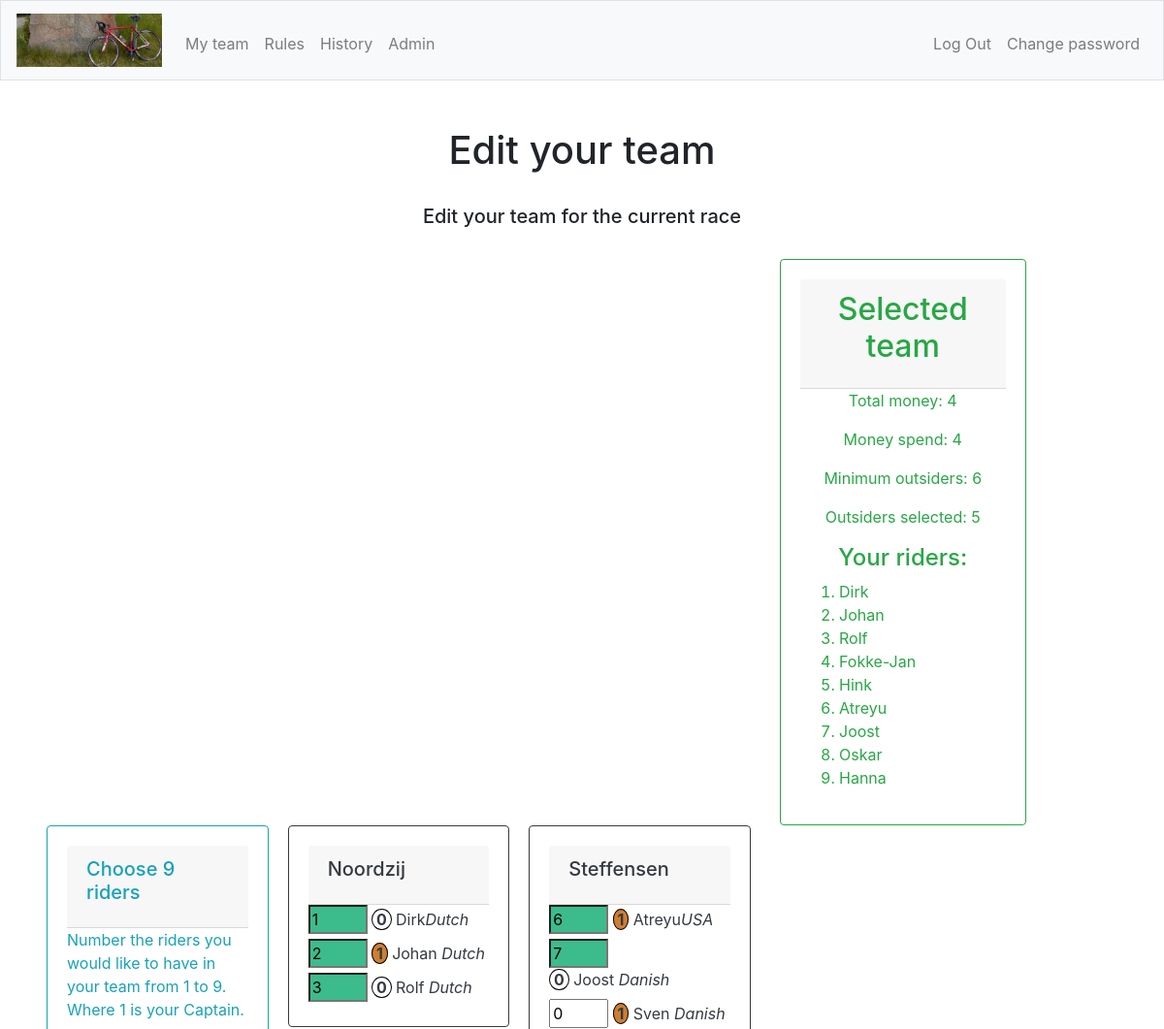
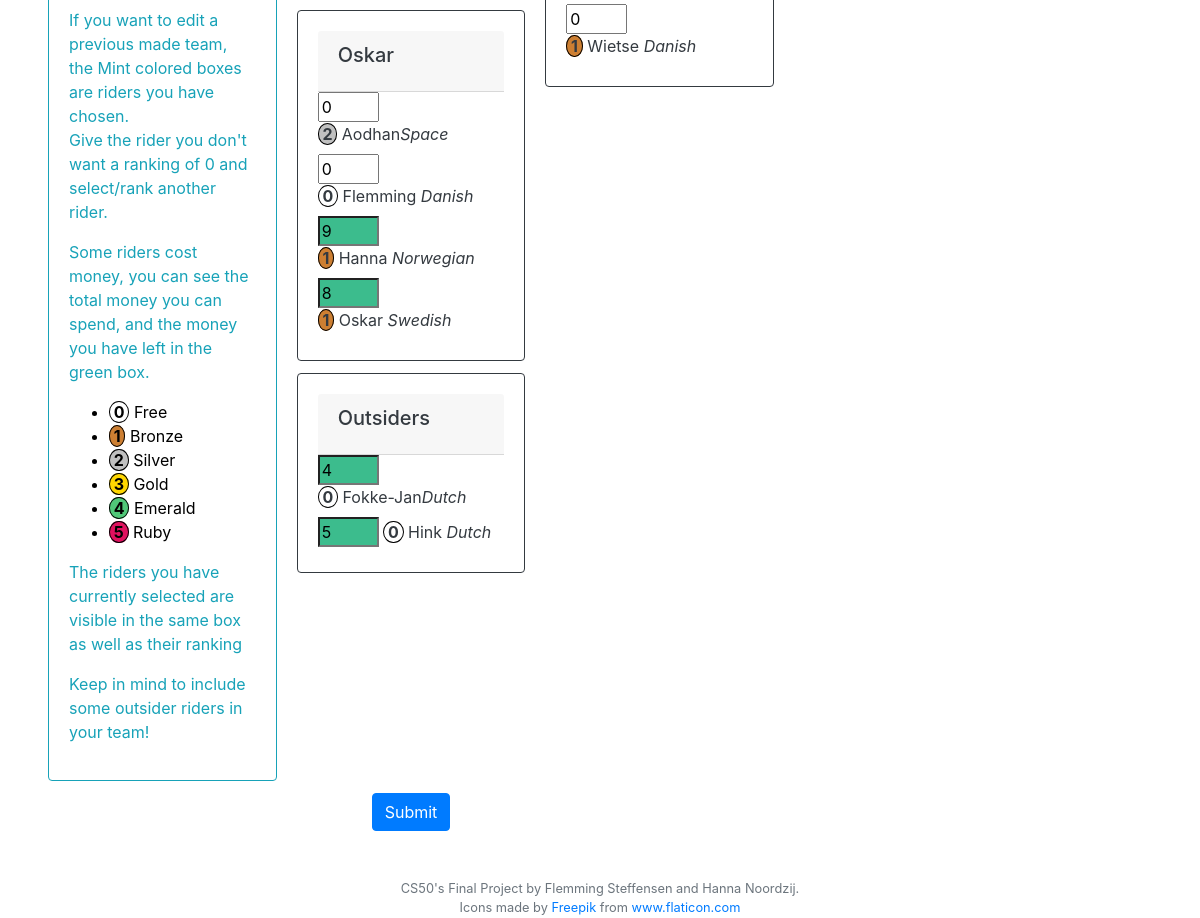
The app's page /editteam (signed in) with its own data (2 pictures, top to bottom).
### tables this page shows
CREATE TABLE "riders" (
	"id"	INTEGER NOT NULL UNIQUE,
	"comp_id"	INTEGER NOT NULL,
	"rider"	TEXT NOT NULL,
	"nationality"	TEXT NOT NULL,
	"rides_for"	TEXT NOT NULL,
	"price"	INTEGER NOT NULL DEFAULT 0,
	"DNF"	INTEGER NOT NULL DEFAULT 0,
	"outsider"	INTEGER NOT NULL DEFAULT 1,
	PRIMARY KEY("id" AUTOINCREMENT),
	FOREIGN KEY("comp_id") REFERENCES "competitions"("id")
);

### app.py (the view, shortened to what this page needs)
@app.route("/editteam", methods=["GET", "POST"])
@login_required
def editteam():
    role = getRole()
    if request.method == "GET":
        user_id = session.get("user_id")
        editTeamID = db.execute("SELECT c.id, c.total_price, t.id AS team_id, c.min_outsider \
                                        FROM competitions AS c \
                                        INNER JOIN racetypes AS r ON c.racetype_id = r.id\
                                        INNER JOIN team AS t ON c.id = t.comp_id \
                                            WHERE t.user_id = :user_id \
                                            AND c.reg_active = 'on'", user_id = user_id)
        if editTeamID:
            team_id = editTeamID[0]["team_id"]
        else:
            team_id = None
        activecomp = db.execute("SELECT ID, total_price, min_outsider FROM competitions WHERE reg_active = 'on'")
        activecomp_ID = activecomp[0]["id"]
        total_price = activecomp[0]["total_price"]
        min_outsider = activecomp[0]["min_outsider"]
        allRiders = db.execute("Select id, comp_id, rider, nationality, rides_for, price, comp_id, outsider \
                                    FROM riders \
                                    WHERE comp_id = :activecomp_ID \
                                    Order by rides_for ASC, rider ASC", activecomp_ID=activecomp_ID)
        teamRiders = db.execute("SELECT r.rider, r.nationality, r.rides_for, tm.rank, tm.team_id, t.comp_id, r.outsider \
                                    FROM riders AS r \
                                    INNER JOIN team_member AS tm ON r.id = tm.rider_id \
                                    INNER JOIN team AS t ON t.id = tm.team_id \
                                        WHERE t.user_id = :user_id \
                                        AND t.comp_id = :activecomp_ID \
                                    ORDER BY tm.rank ASC" , user_id=user_id, activecomp_ID=activecomp_ID)
        rider_price = {}
        rider_outsider = {}
        for rider in allRiders:
            rider_price[rider["rider"]] = rider["price"]
            rider_outsider[rider["rider"]] = rider["outsider"]
        jsonify(rider_price)
        jsonify(rider_outsider)
        return render_template("editteam.html", role=role, teamRiders=teamRiders, allRiders = allRiders, activecomp_ID=activecomp_ID, team_id=team_id, total_price=total_price, min_outsider=min_outsider, rider_price=rider_price, rider_outsider=rider_outsider)

### app.py (called while the page is built)
@app.after_request
def after_request(response):
    response.headers["Cache-Control"] = "no-cache, no-store, must-revalidate"
    response.headers["Expires"] = 0
    response.headers["Pragma"] = "no-cache"
    return response

### helpers.py (called while the page is built)
def login_required(f):
    @wraps(f)
    def decorated_function(*args, **kwargs):
        if session.get("user_id") is None:
            return redirect("/login")
        return f(*args, **kwargs)
    return decorated_function

def getRole():
    role = db.execute("SELECT role FROM users WHERE id = :userid", userid=session["user_id"])
    role2 = role[0]["role"]
    return role2

### templates/editteam.html (shortened to what this page needs)
{% extends "layout.html" %}
{% block adminNav %}
    {% if role == 2 %}
        <li class="nav-item"><a class="nav-link" href="/admin">Admin</a></li>
    {% endif %}
{% endblock %}
{% block main %}
    <div>
        <h1>Edit your team</h1>
        <br>
        <h5>Edit your team for the current race</h5>
        <br>
        {% if allRiders %}
            {% set ns = namespace(last_team = "nothing") %}
            {% set ct = namespace(count = 0) %}
            {% set rank = namespace(value = 0) %}
            {% set money = namespace(class = "money") %}
            <div class="row">
                <div class="col-sm-3 offset-sm-8 leaderbord">
                    <div class="card border-success">
                        <div class="card-body text-success">
                            <div class="card-header">
                                <h2 class="card-title">Selected team</h2>
                            </div>
                            <p class="card-text" id="total_money">Total money: {{total_price}}</p>
                            <p class="card-text" id="money_spend">Money spend: </p>
                            <p class="card-text" id="min_outsider">Minimum outsiders: {{min_outsider}}</p>
                            <p class="card-text" id="no_outsiders">Number of outsiders: </p>
                            <h4 class="card-text">Your riders: </h4>
                            <ol class="myteam">
                                <li id="1"></li>
                                <li id="2"></li>
                                <li id="3"></li>
                                <li id="4"></li>
                                <li id="5"></li>
                                <li id="6"></li>
                                <li id="7"></li>
                                <li id="8"></li>
                                <li id="9"></li>
                            </ol>
                        </div>
                    </div>
                </div>
                <div class="col-sm-8">
            <form id="editteam" action="/editteam" method="post">
                <div class="card-columns">
            {% for rider in allRiders %}
                {% if ct.count == 0 %}
                    {% set ct.count = ct.count + 1 %}
                            <div class="card border-info">
                                <div class="card-body text-info">
                                    <div class="card-header">
                                        <h5 class="card-title">Choose 9 riders</h5>
                                    </div>
                                    <p class="card-text">Number the riders you would like to have in your team from 1 to 9. Where 1 is your Captain.</p>
                                    <p class="card-text">If you want to edit a previous made team, the Mint colored boxes are riders you have chosen.</br> Give the rider you don't want a ranking of 0 and select/rank another rider.</p>
                                    <p>Some riders cost money, you can see the total money you can spend, and the money you have left in the green box.</p>
                                    <ul>
                                        <li style="color:black"><b class="money"> 0 </b> Free</li>
                                        <li style="color:black"><b class="bronze"> 1 </b> Bronze</li>
                                        <li style="color:black"><b class="silver"> 2 </b> Silver</li>
                                        <li style="color:black"><b class="gold"> 3 </b> Gold</li>
                                        <li style="color:black"><b class="emerald"> 4 </b> Emerald</li>
                                        <li style="color:black"><b class="ruby"> 5 </b> Ruby</li>
                                    </ul>
                                    <p>The riders you have currently selected are visible in the same box as well as their ranking</p>
                                    <p>Keep in mind to include some outsider riders in your team!</p>
                {% endif %}
                {% if rider.price == 5 %}
                    {% set money.class = "ruby" %}
                {% elif rider.price == 4 %}
                    {% set money.class = "emerald" %}
                {% elif rider.price == 3 %}
                    {% set money.class = "gold" %}
                {% elif rider.price == 2 %}
                    {% set money.class = "silver" %}
                {% elif rider.price == 1 %}
                    {% set money.class = "bronze" %}
                {% else %}
                    {% set money.class = "money" %}
                {% endif %}
                {% if rider.rides_for != ns.last_team %}
                    {% set ns.last_team = rider.rides_for %}
                                </div>
                            </div>
                            <div class="card border-dark">
                                <div class="card-body text-dark">
                                    <div class="card-header">
                                        <h5 class="card-title">{{ns.last_team}}</h5>
                                    </div>
                                    <div>
                    {% set rank.value = 0 %}
                        {% for teamRider in teamRiders %}
                            {% if rider.rider == teamRider.rider %}
                                {% set rank.value = teamRider.rank %}
                            {% endif %}
                        {% endfor %}
                                        <input type="number" id="{{rider.rider}}" name="{{rider.id}}" value="{{rank.value}}" min="0" max="9" {% if rank.value > 0 %} style="background-color:#3CBC8D;" {% endif %}>
                                        <label for={{rider.id}}> <b class="{{money.class}}"> {{rider.price}} </b> {{rider.rider}}<i>{{rider.nationality}}</i></label>
                                    </div>
                {% else %}
                                    <div>
                        {% set rank.value = 0 %}
                        {% for teamRider in teamRiders %}
                            {% if rider.rider == teamRider.rider %}
                                {% set rank.value = teamRider.rank %}
                            {% endif %}
                        {% endfor %}
                                        <input type="number" id="{{rider.rider}}" name="{{rider.id}}" value="{{rank.value}}" min="0" max="9" {% if rank.value > 0 %} style="background-color:#3CBC8D;" {% endif %}>
                                        <label for={{rider.id}}><b class="{{money.class}}"> {{rider.price}} </b> {{rider.rider}} <i>{{rider.nationality}}</i></label>
                                    </div>
                {% endif %}
            {% endfor %}
                        </div>
                    </div>
                </div>
                <button class="btn btn-primary" type="submit">Submit</button>
            </form>
            </div>
        {% endif %}
    </div>
{% endblock %}

### static/styles.css (style rules this page uses)
.card-columns { display: inline-block; text-align: left; }
.myteam { text-align: left; }
input[type="number"] { -moz-appearance: textfield; }
.leaderbord { position: fixed; }
@media screen and (max-width: 1380px) { .leaderbord { position: static; } }
.money { border-radius: 100%; background-color: white; border: solid 1px; border-color: black; white-space: pre; }
.bronze { border-radius: 100%; background: #CD7F32; border: solid 1px; border-color: black; white-space: pre; }
.silver { border-radius: 100%; background: #C0C0C0; border: solid 1px; border-color: black; white-space: pre; }
.gold { border-radius: 100%; background: #FFD700; border: solid 1px; border-color: black; white-space: pre; }
.emerald { border-radius: 100%; background: #50C878; border: solid 1px; border-color: black; white-space: pre; }
.ruby { border-radius: 100%; background: #E0115F; border: solid 1px; border-color: black; white-space: pre; }

### records on screen
riders: shows "Choose 9 riders", last_team "Noordzij", value "1", price "0", rider "Dirk", nationality "Dutch"
riders: value "2", price "1", rider "Johan", nationality "Dutch"
riders: value "3", price "0", rider "Rolf", nationality "Dutch"
riders: last_team "Oskar", value "0", price "2", rider "Aodhan", nationality "Space"
riders: value "0", price "0", rider "Flemming", nationality "Danish"
riders: value "9", price "1", rider "Hanna", nationality "Norwegian"
riders: value "8", price "1", rider "Oskar", nationality "Swedish"
riders: last_team "Outsiders", value "4", price "0", rider "Fokke-Jan", nationality "Dutch"
riders: value "5", price "0", rider "Hink", nationality "Dutch"
riders: last_team "Steffensen", value "6", price "1", rider "Atreyu", nationality "USA"
riders: value "7", price "0", rider "Joost", nationality "Danish"
riders: value "0", price "1", rider "Sven", nationality "Danish"
riders: value "0", price "1", rider "Wietse", nationality "Danish"

### other values on screen
{{ total_price }} "4"
{{ min_outsider }} "6"
